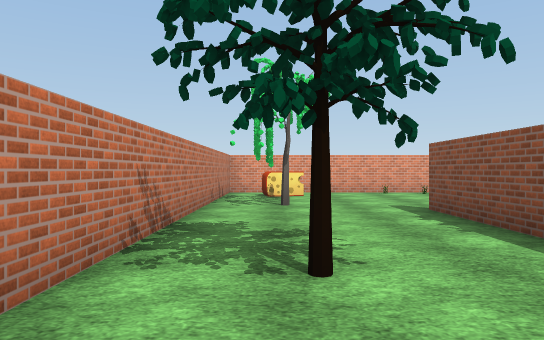
view 1 (above)

16 first-person views from a walk through a 3-D level made in the Unity game engine. The camera is 1.2 m above the floor, looks level and sees 70° across. The floor is counted in squares, 2 m on a side. Each view is taken from the middle of a square. On the plan, view 1 faces up. The plan holds only what a view shows up to about 11 squares ahead; the rest is blank. The place goes on beyond the plan. Some animated figures are left out. Surface patterns are stand-ins for the level's own textures.

view 2
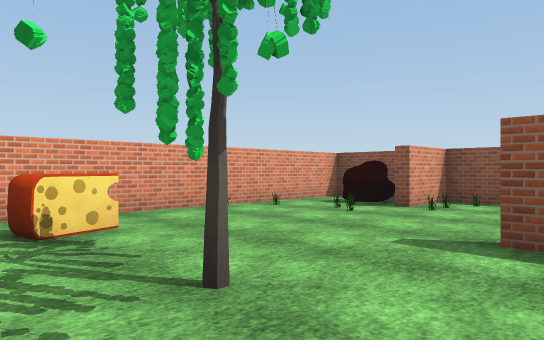

view 3
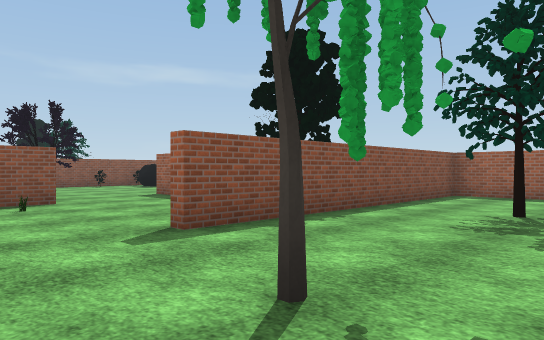

view 4
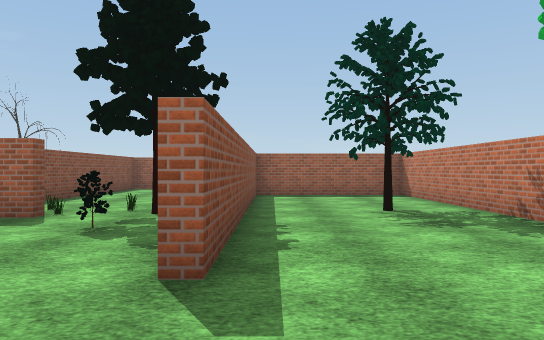

view 5
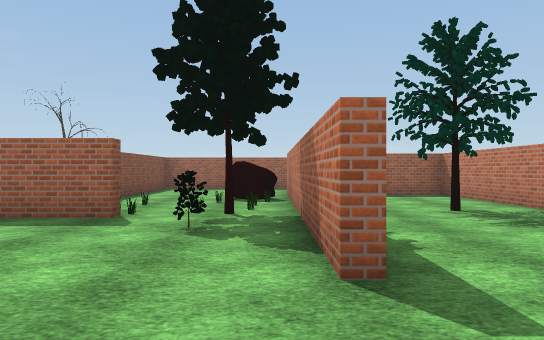

view 6
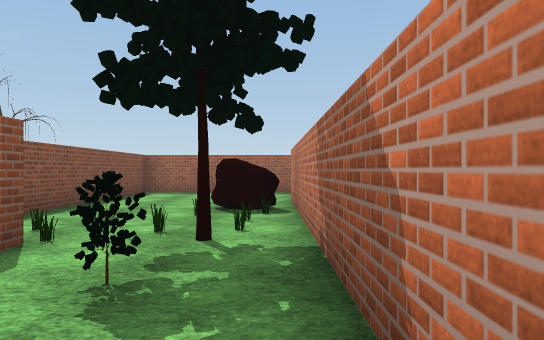

view 7
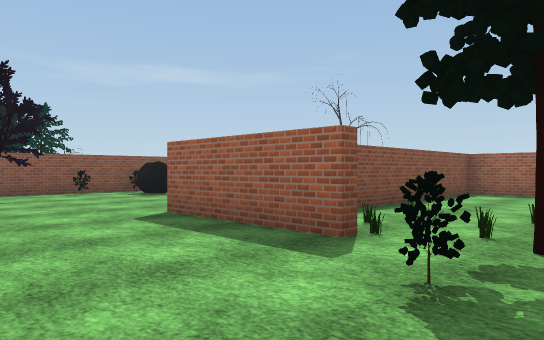

view 8
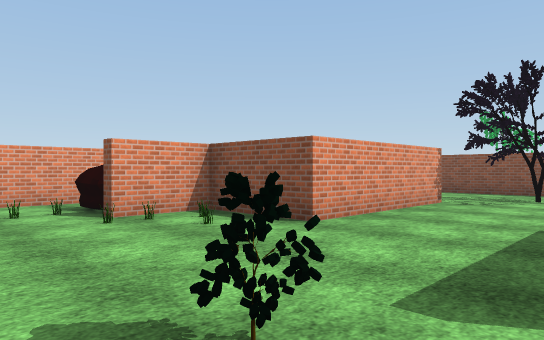

view 9
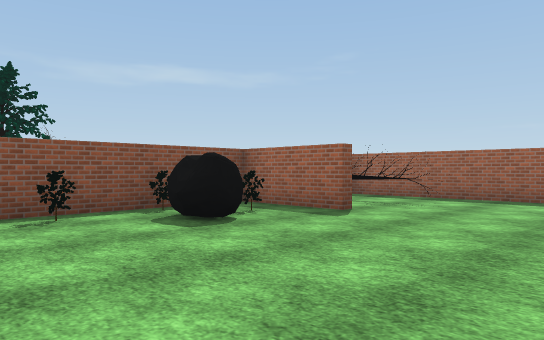

view 10
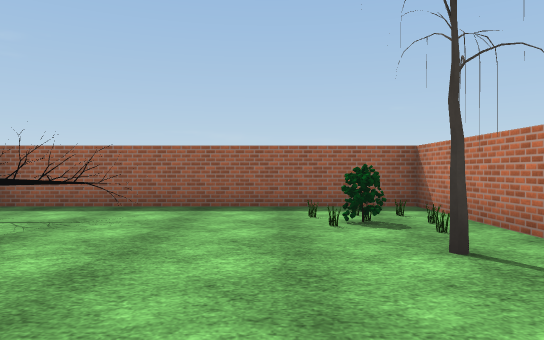

view 11
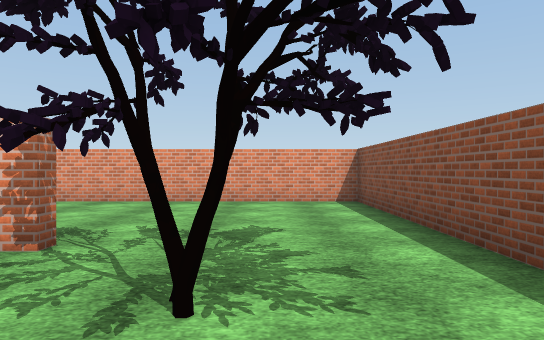

view 12
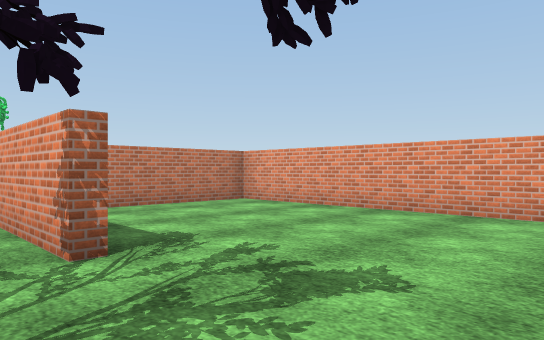

view 13
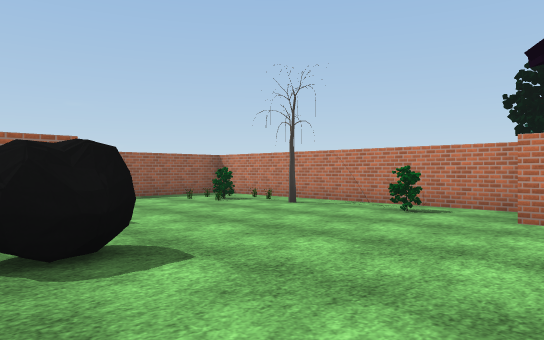

view 14
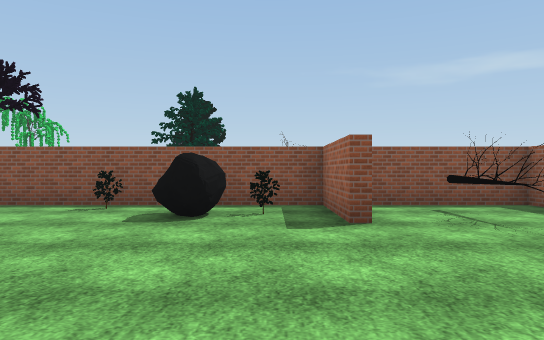

view 15
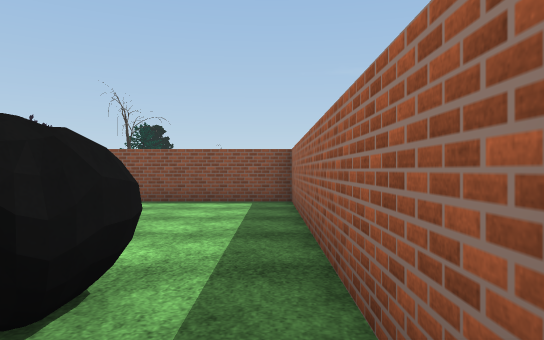

view 16
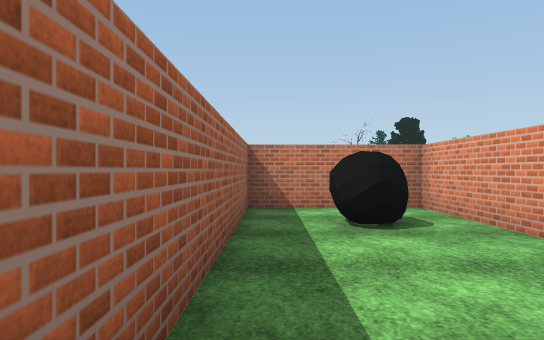

### Floor plan
Ten units are one square. View 1 is at (0, 0); x grows to the right and y downward. Boxes are objects, and circles mark ways between rooms. Rooms are numbered by the first view taken in them; rooms with no view inside come last. Other rooms are left out.
<svg viewBox="-16 -110 157 159">
<path fill="none" stroke="#000" d="M26 -59 26 -14M50 -31 80 -31M66 -79 50 -79M64 -89 64 -104M74 -59 64 -59 64 -79M66 -104 -11 -104 -11 14 24 14 24 -59M104 -59 74 -59M66 -26 66 44 136 44 136 16M114 9 136 9 136 -104 66 -104 66 -75M16 16 -11 16 -11 44 64 44 64 -8M26 -14 26 16"/>
<rect x="-5" y="-25" width="10" height="10" fill="#bbb"><title>tree</title></rect>
<rect x="-5" y="-75" width="10" height="10" fill="#bbb"><title>tree</title></rect>
<rect x="-5" y="-95" width="10" height="10" fill="#bbb"><title>cheese</title></rect>
<rect x="25" y="-25" width="10" height="10" fill="#bbb"><title>other object</title></rect>
<rect x="25" y="-105" width="10" height="10" fill="#bbb"><title>other object</title></rect>
<rect x="35" y="-35" width="10" height="10" fill="#bbb"><title>tree</title></rect>
<rect x="35" y="-45" width="10" height="10" fill="#bbb"><title>other object</title></rect>
<rect x="35" y="-85" width="10" height="10" fill="#bbb"><title>other object</title></rect>
<rect x="35" y="-95" width="10" height="10" fill="#bbb"><title>other object</title></rect>
<rect x="35" y="-105" width="10" height="10" fill="#bbb"><title>other object</title></rect>
<rect x="45" y="-75" width="10" height="10" fill="#bbb"><title>other object</title></rect>
<rect x="45" y="-95" width="20" height="10" fill="#bbb"><title>rock</title></rect>
<rect x="55" y="-75" width="10" height="10" fill="#bbb"><title>other object</title></rect>
<rect x="65" y="25" width="10" height="10" fill="#bbb"><title>other object</title></rect>
<rect x="65" y="15" width="10" height="10" fill="#bbb"><title>other object</title></rect>
<rect x="75" y="25" width="10" height="10" fill="#bbb"><title>other object</title></rect>
<rect x="75" y="15" width="10" height="10" fill="#bbb"><title>other object</title></rect>
<rect x="75" y="5" width="10" height="10" fill="#bbb"><title>tree</title></rect>
<rect x="75" y="-15" width="10" height="10" fill="#bbb"><title>other object</title></rect>
<rect x="105" y="25" width="30" height="10" fill="#bbb"><title>tree</title></rect>
<rect x="105" y="-55" width="20" height="20" fill="#bbb"><title>tree</title></rect>
<rect x="115" y="-5" width="10" height="10" fill="#bbb"><title>other object</title></rect>
<rect x="115" y="-15" width="20" height="10" fill="#bbb"><title>rock</title></rect>
<rect x="125" y="-35" width="10" height="10" fill="#bbb"><title>other object</title></rect>
<rect x="5" y="25" width="10" height="10" fill="#bbb"><title>rock</title></rect>
<rect x="25" y="-5" width="20" height="10" fill="#bbb"><title>rock</title></rect>
<rect x="25" y="-15" width="10" height="10" fill="#bbb"><title>other object</title></rect>
<rect x="35" y="-15" width="10" height="10" fill="#bbb"><title>other object</title></rect>
<rect x="35" y="-25" width="10" height="10" fill="#bbb"><title>other object</title></rect>
<rect x="45" y="-15" width="10" height="10" fill="#bbb"><title>other object</title></rect>
<rect x="45" y="-25" width="10" height="10" fill="#bbb"><title>other object</title></rect>
<circle cx="70" cy="-45" r="3" fill="#2a7"/>
<circle cx="35" cy="-25" r="3" fill="#2a7"/>
<text x="20" y="-60">1</text>
<text x="100" y="-30">2</text>
<text x="30" y="20">3</text>
</svg>
Room 1 opens to room 2. Room 1 opens to room 3.

Where each view was taken, in squares from view 1:
view 1: 0 up, 0 right, facing up
view 2: 5 up, 1 left, facing up-right
view 3: 8 up, 1 left, facing down-right
view 4: 8 up, 2 right, facing down
view 5: 8 up, 3 right, facing down
view 6: 6 up, 3 right, facing down
view 7: 6 up, 3 right, facing down-right
view 8: 3 up, 3 right, facing up-right
view 9: 4 up, 8 right, facing down-right
view 10: 2 up, 9 right, facing down
view 11: 3 up, 12 right, facing up
view 12: 5 up, 13 right, facing up-left
view 13: 4 up, 13 right, facing down-left
view 14: 0 up, 7 right, facing right
view 15: 4 down, 1 left, facing right
view 16: 4 down, 5 right, facing left
